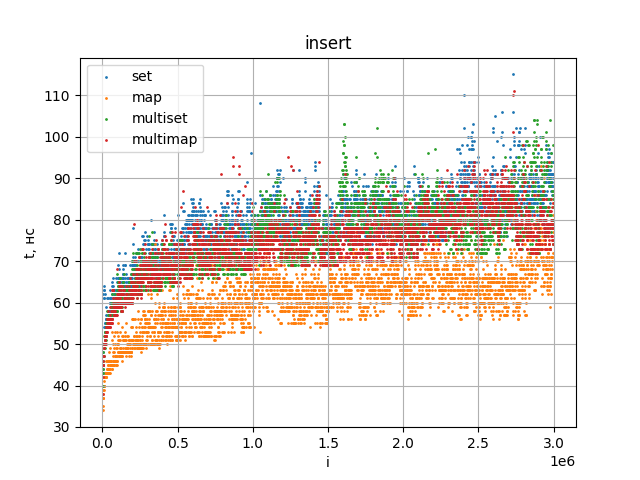

Generate this figure with Python:
from matplotlib import pyplot as plt
import pandas as pd
import numpy as np

data = np.array(pd.read_csv("inf_cont/t5/5.csv"))

plt.scatter(data[:, 0], data[:, 1], label="set", s=1)
plt.scatter(data[:, 0], data[:, 2], label='map', s=1)
plt.scatter(data[:, 0], data[:, 3], label='multiset', s=1)
plt.scatter(data[:, 0], data[:, 4], label='multimap', s=1)

plt.grid()

plt.legend()

plt.xlabel('i')
plt.ylabel('t, нс')     

plt.title("insert")
    
plt.savefig('inf_cont/t5/5.png')

plt.show()
